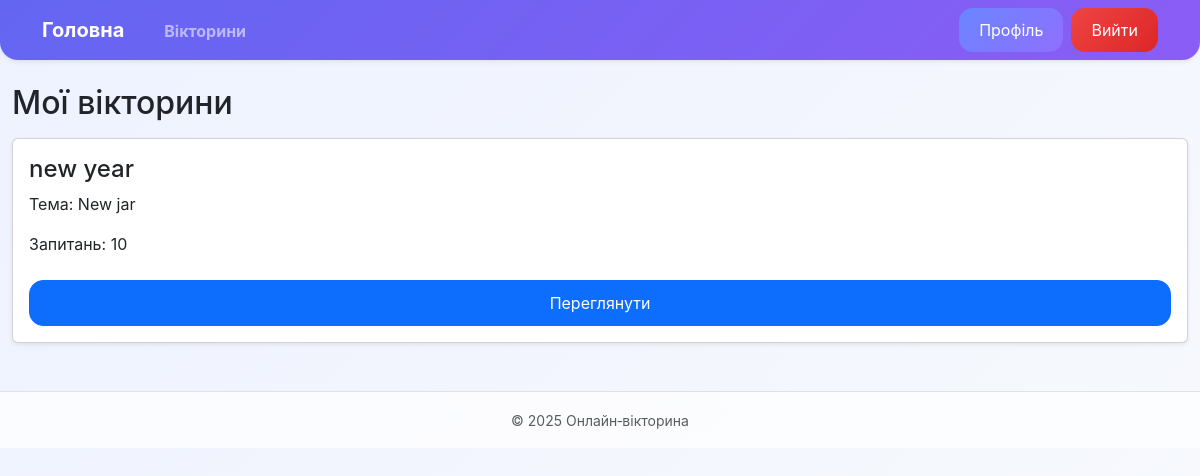
Before: /accounts/profile/my_quizzes/ (signed in) with the older database file.
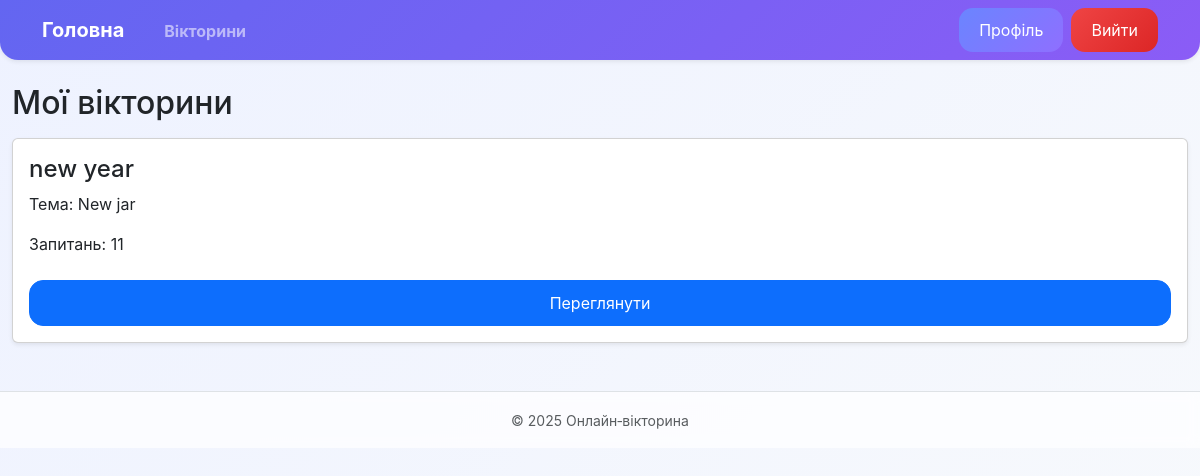
After: the same page with the newer database file.
### quiz/models.py (models this page shows, shortened)
class Quiz(models.Model):
    title = models.CharField(max_length=100, verbose_name="Назва вікторини")
    complexity = models.CharField(
        max_length=20,
        choices=[
            ('easy', 'Легка'),
            ('medium', 'Середня'),
            ('hard', 'Складна'),
        ],
        default='medium',
        verbose_name="Складність"
    )
    theme = models.CharField(max_length=50, verbose_name="Тема")
    author = models.ForeignKey(
        settings.AUTH_USER_MODEL,
        on_delete=models.CASCADE,
        related_name='quizzes',
        verbose_name="Автор"
    )
    que_time = models.PositiveIntegerField(default=30)
    que_count = models.PositiveIntegerField(default=10)
    created_at = models.DateTimeField(auto_now_add=True)

### accounts/views.py (the view)
# urls.py: path("profile/my_quizzes/", views.MyQuizzesView.as_view(), name="my_quizzes"),
class MyQuizzesView(LoginRequiredMixin, ListView):
    model = Quiz
    template_name = "accounts/my_quizzes.html"
    context_object_name = "quizzes"
    def get_queryset(self):
        return Quiz.objects.filter(author=self.request.user)

### accounts/templates/accounts/my_quizzes.html (shortened to what this page needs)
{% extends "main.html" %}
{% block content %}
<h2>Мої вікторини</h2>
<div class="mt-3">
  {% for quiz in quizzes %}
    <div class="card p-3 mb-2 shadow-sm">
      <h4>{{ quiz.title }}</h4>
      <p>Тема: {{ quiz.theme }}</p>
      <p>Запитань: {{ quiz.que_count }}</p>
      <a href="{% url 'quiz:detail' quiz.pk %}" class="btn btn-primary mt-2">Переглянути</a>
    </div>
  {% empty %}
    <p class="text-muted">У вас ще немає створених вікторин.</p>
  {% endfor %}
</div>
{% endblock %}

Changed rows visible on the page:
changed Quiz "new year": que_count "10" → "11"
